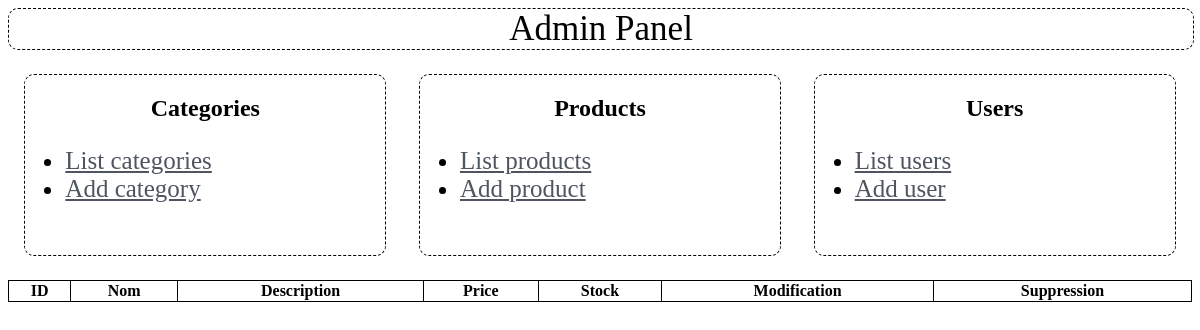
The page /admin/pdt_list.php on the database as committed earlier.
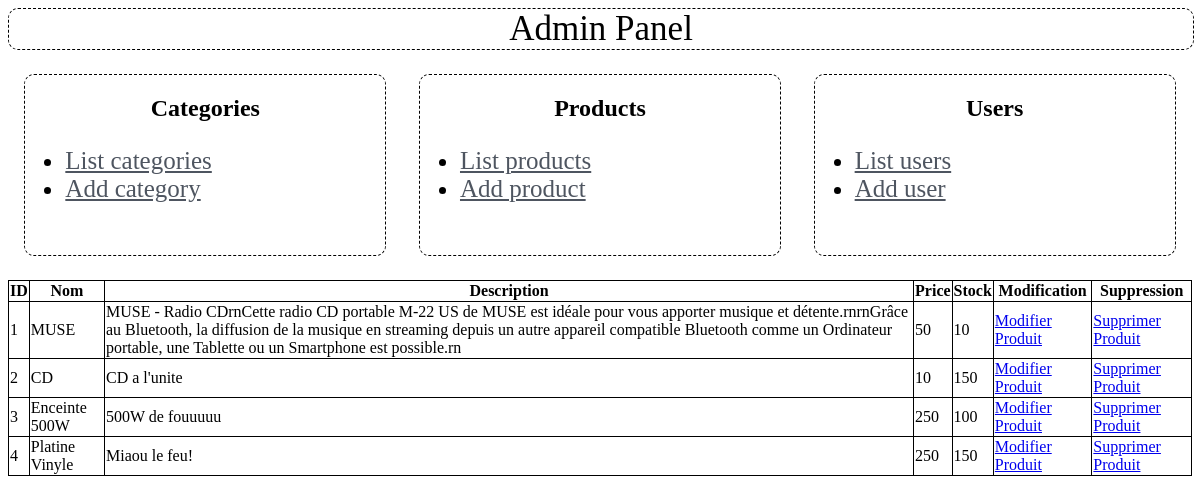
The same page on the database as committed later.
### tables this page shows
CREATE TABLE `products` (
  `id_product` int(11) NOT NULL,
  `name` varchar(45) NOT NULL,
  `description` text NOT NULL,
  `price` double NOT NULL,
  `stock` int(11) NOT NULL,
  `image` longtext NOT NULL
);

### admin/includes/get_request.php (called while the page is built, shortened)
<?php
function get_products()
{
   $pdts= [];
   $connection = db_connect();
   $res = mysqli_query($connection, 'SELECT * FROM products');
   while ($data = mysqli_fetch_assoc($res))
   {
       $pdts [] = $data;
   }
   return ($pdts);
}
?>

### admin/pdt_list.php (the view)
<?php
  include("includes/header.php");
  $pdt_list = get_products();
?>
<table style="width:100%">
  <tr>
    <th>ID</th>
    <th>Nom</th>
    <th>Description</th>
    <th>Price</th>
    <th>Stock</th>
    <th>Modification</th>
    <th>Suppression</th>
  </tr>
  <?php foreach($pdt_list as $v) { ?>
    <tr>
      <?php
      echo "<td>".$v['id_product']."</td>";
      echo "<td>".stripslashes($v['name'])."</td>";
      echo "<td>".stripslashes($v['description'])."</td>";
      echo "<td>".stripslashes($v['price'])."</td>";
      echo "<td>".stripslashes($v['stock'])."</td>";
      echo "<td><a id='list-cat' href='pdt_modif.php?id=".$v['id_product']."'>Modifier Produit</a></td>";
      echo "<td><a id='list-cat' href='process/pdt.php?id=".$v['id_product']."&del=1'>Supprimer Produit</a></td>";
      ?>
    </tr>
  <?php } ?>
</table>
<?php include("includes/footer.php") ?>

### admin/includes/header.php (shortened to what this page needs)
<?php
include("get_request.php");
?>
<!DOCTYPE html>
<html>
    <head>
            <link rel="stylesheet" type="text/css" href="css/style.css">
    </head>
    <body>
      <div class="square-div">
        <div class="title-admin">Admin Panel</div>
        <div class="square-admin">
          <h2>Categories</h2>
          <ul class="list">
            <li><a id="list-cat" href="cat_list.php">List categories</a></li>
            <li><a id="add-cat" href="cat_add.php">Add category</a></li>
          </ul>
        </div>
        <div class="square-admin">
          <h2>Products</h2>
          <ul class="list">
            <li><a id="list-pdt"href="pdt_list.php">List products</a></li>
            <li><a id="add-pdt" href="pdt_add.php">Add product</a></li>
          </ul>
        </div>
        <div class="square-admin">
          <h2>Users</h2>
          <ul class="list">
            <li><a id="list-usr" href="usr_list.php">List users</a></li>
            <li><a id="add-usr" href="usr_add.php">Add user</a></li>
          </ul>
        </div>
      </div>

### admin/includes/footer.php
  </body>
</html>

### admin/css/style.css (style rules this page uses)
.square-div { margin:0; display:flex; flex-wrap:wrap; justify-content:space-around; }
.title-admin { font-size : 35px; min-width:100%; text-align: center; border-radius: 10px 10px 10px 10px; -moz-border-radius: 10px 10px 10px 10px; -webkit-border-radius: 10px 10px 10px 10px; border: 1px dashed #000000; }
.square-admin { width:30vw; height:15vw; margin:2vw 0; text-align : center; border-radius: 10px 10px 10px 10px; -moz-border-radius: 10px 10px 10px 10px; -webkit-border-radius: 10px 10px 10px 10px; border: 1px dashed #000000; }
.square-admin .list { font-size : 25px; text-align : left; }
.square-admin a:link { color: #4e5560; }
table { border-collapse: collapse; }
table, th, td { border: 1px solid black; }

Rows that differ between the two databases and show on the page:
added products: id_product "1", name "MUSE", description "MUSE - Radio CDrnCette radio CD portable M-22 US de MUSE est idéale pour vous apporter musique et détente.rnrnGrâce au Bluetooth, la diffusion de la musique en streaming depuis un autre appareil compatible Bluetooth comme un Ordinateur portable, une Tablette ou un Smartphone est possible.rn", price "50", stock "10"
added products: id_product "2", name "CD", description "CD a l'unite", price "10", stock "150"
added products: id_product "3", name "Enceinte 500W", description "500W de fouuuuu", price "250", stock "100"
added products: id_product "4", name "Platine Vinyle", description "Miaou le feu!", price "250", stock "150"
